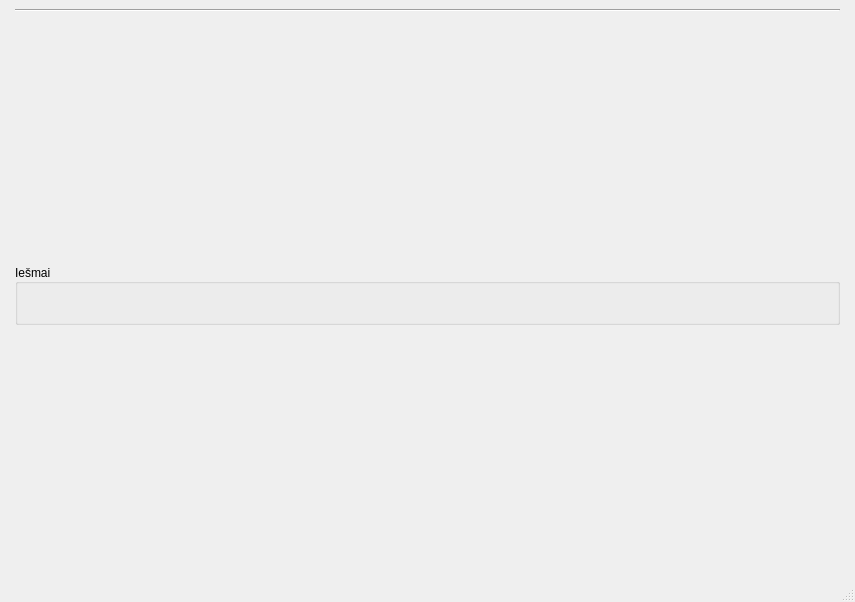
<?xml version="1.0" encoding="UTF-8"?>
<ui version="4.0">
 <class>MainWindow</class>
 <widget class="QMainWindow" name="MainWindow">
  <property name="geometry">
   <rect>
    <x>0</x>
    <y>0</y>
    <width>855</width>
    <height>602</height>
   </rect>
  </property>
  <property name="windowTitle">
   <string>MainWindow</string>
  </property>
  <widget class="QWidget" name="centralwidget">
   <property name="enabled">
    <bool>true</bool>
   </property>
   <layout class="QHBoxLayout" name="horizontalLayout_2">
    <property name="spacing">
     <number>6</number>
    </property>
    <item>
     <layout class="QVBoxLayout" name="verticalLayout_3">
      <property name="leftMargin">
       <number>6</number>
      </property>
      <property name="rightMargin">
       <number>6</number>
      </property>
      <item>
       <layout class="QHBoxLayout" name="traukiniai">
        <property name="spacing">
         <number>16</number>
        </property>
        <property name="sizeConstraint">
         <enum>QLayout::SetDefaultConstraint</enum>
        </property>
       </layout>
      </item>
      <item>
       <widget class="Line" name="line">
        <property name="orientation">
         <enum>Qt::Horizontal</enum>
        </property>
       </widget>
      </item>
      <item alignment="Qt::AlignVCenter">
       <widget class="QGroupBox" name="iesmai_">
        <property name="sizePolicy">
         <sizepolicy hsizetype="Preferred" vsizetype="Preferred">
          <horstretch>0</horstretch>
          <verstretch>0</verstretch>
         </sizepolicy>
        </property>
        <property name="minimumSize">
         <size>
          <width>0</width>
          <height>0</height>
         </size>
        </property>
        <property name="title">
         <string>Iešmai</string>
        </property>
        <property name="alignment">
         <set>Qt::AlignLeading|Qt::AlignLeft|Qt::AlignVCenter</set>
        </property>
        <layout class="QHBoxLayout" name="horizontalLayout_5">
         <item>
          <layout class="QHBoxLayout" name="iesmai">
           <item>
            <spacer name="horizontalSpacer">
             <property name="orientation">
              <enum>Qt::Horizontal</enum>
             </property>
             <property name="sizeHint" stdset="0">
              <size>
               <width>40</width>
               <height>20</height>
              </size>
             </property>
            </spacer>
           </item>
          </layout>
         </item>
        </layout>
       </widget>
      </item>
     </layout>
    </item>
   </layout>
  </widget>
  <widget class="QMenuBar" name="menubar">
   <property name="geometry">
    <rect>
     <x>0</x>
     <y>0</y>
     <width>855</width>
     <height>23</height>
    </rect>
   </property>
  </widget>
  <widget class="QStatusBar" name="statusbar"/>
 </widget>
 <resources/>
 <connections/>
</ui>
